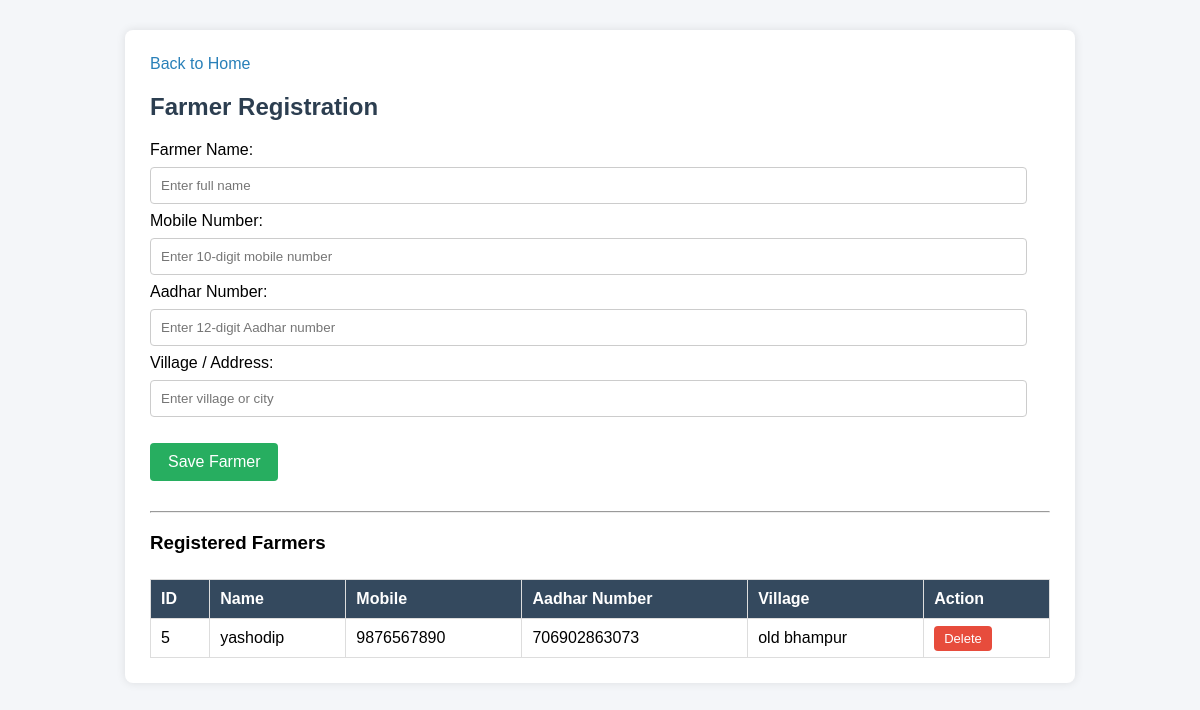
The page /farmer on the database its author committed.
### tables this page shows
CREATE TABLE farmers (
            id INTEGER PRIMARY KEY AUTOINCREMENT,
            name TEXT NOT NULL,
            mobile TEXT,
            village TEXT
        , aadhar_number TEXT);

### app.py (the view, shortened to what this page needs)
@app.route('/farmer', methods=['GET', 'POST'])
def farmer():
    conn = get_db_connection()
    farmers = conn.execute('SELECT * FROM farmers').fetchall()
    conn.close()
    return render_template('farmer.html', farmers=farmers)

### db.py (called while the page is built)
def get_db_connection():
    conn = sqlite3.connect('cotton.db')
    conn.row_factory = sqlite3.Row
    return conn

### templates/farmer.html (shortened to what this page needs)
<!DOCTYPE html>
<html lang="en">
<head>
</head>
<body>
    <div class="container">
        <a class="home-link" href="/">Back to Home</a>
        <h2>Farmer Registration</h2>
        <form method="POST">
            <label>Farmer Name:</label><br>
            <input type="text" name="name" required placeholder="Enter full name"><br>
            <label>Mobile Number:</label><br>
            <input type="text" name="mobile" placeholder="Enter 10-digit mobile number"><br>
            <label>Aadhar Number:</label><br>
            <input type="text" name="aadhar_number" placeholder="Enter 12-digit Aadhar number" maxlength="12"><br>
            <label>Village / Address:</label><br>
            <input type="text" name="village" placeholder="Enter village or city"><br><br>
            <button type="submit" class="btn-save">Save Farmer</button>
        </form>
        <hr style="margin-top: 30px;">
        <h3>Registered Farmers</h3>
        <table>
            <tr>
                <th>ID</th>
                <th>Name</th>
                <th>Mobile</th>
                <th>Aadhar Number</th>
                <th>Village</th>
                <th>Action</th>
            </tr>
            {% for farmer in farmers %}
            <tr>
                <td>{{ farmer.id }}</td>
                <td>{{ farmer.name }}</td>
                <td>{{ farmer.mobile }}</td>
                <td>{{ farmer.aadhar_number if farmer.aadhar_number else '-' }}</td>
                <td>{{ farmer.village }}</td>
                <td>
                    <a href="/delete_farmer/{{ farmer.id }}"
                       class="btn-delete"
                       onclick="return confirm('Are you sure you want to delete this farmer?');">
                       Delete
                    </a>
                </td>
            </tr>
            {% endfor %}
        </table>
    </div>
</body>
</html>

### templates/farmer.html (style rules this page uses)
body { font-family: Arial, sans-serif; margin: 30px; background-color: #f4f6f9; }
.container { max-width: 900px; margin: auto; background: white; padding: 25px; border-radius: 8px; box-shadow: 0 0 10px rgba(0,0,0,0.1); }
h2 { color: #2c3e50; }
input[type="text"] { width: 95%; padding: 10px; margin: 8px 0; border: 1px solid #ccc; border-radius: 4px; }
.btn-save { background-color: #27ae60; color: white; padding: 10px 18px; border: none; border-radius: 4px; cursor: pointer; font-size: 16px; }
.btn-delete { background-color: #e74c3c; color: white; padding: 5px 10px; text-decoration: none; border-radius: 4px; font-size: 13px; }
table { width: 100%; border-collapse: collapse; margin-top: 25px; }
table, th, td { border: 1px solid #ddd; }
th, td { padding: 10px; text-align: left; }
th { background-color: #34495e; color: white; }
a.home-link { text-decoration: none; color: #2980b9; }

### rows shown on the page
farmers: id "5", name "yashodip", mobile "9876567890", aadhar_number "706902863073", village "old bhampur"
